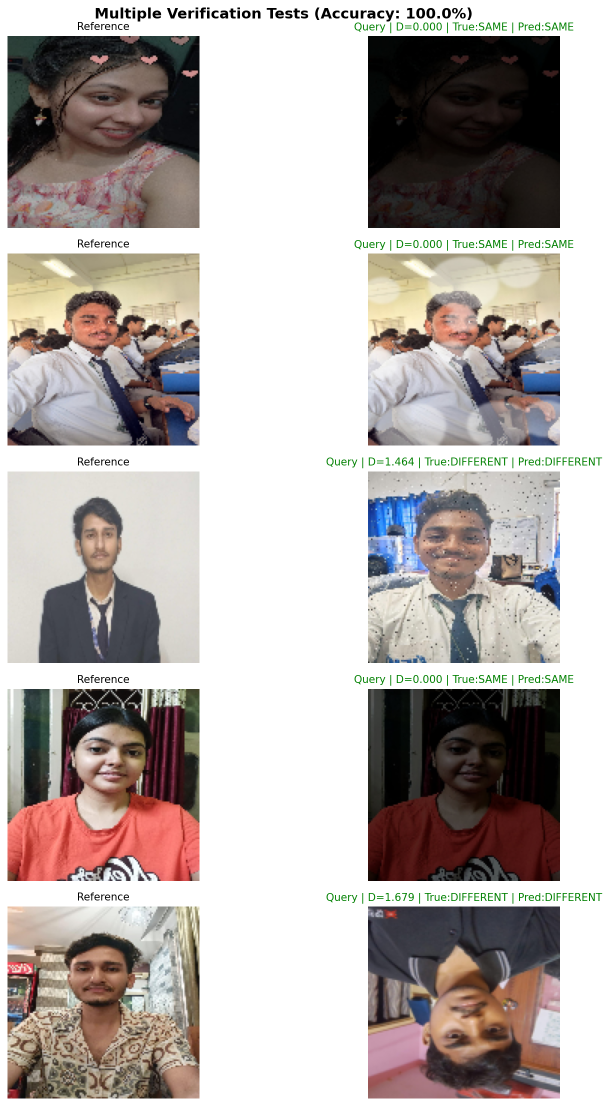
#> input picture multiple_tests.png, 1219 x 2212 px (shown at 1/2 size); its folder holds only this picture in this run
$ python -i utils.py   (imports and definitions only)
#> lines starting #> are read from the running program, lines starting #| are printed output that depends on the picture
#> further down, picture is the input picture: shape (2212, 1219, 3); mean B, G, R 171.4, 174.4, 182.2
"""
Utility functions for Face Verification System
Extracted from Jupyter notebook for Docker deployment
"""

import os
import cv2
import numpy as np
from tensorflow import keras
import tensorflow as tf


# [44 lines left out: functions preprocess_image, load_image, not called in this run]


def detect_and_crop_face(frame, face_cascade_path=None):
    """
    Detect and crop face from frame using Haar Cascade

    Args:
        frame: Input frame (BGR format)
        face_cascade_path: Path to Haar cascade XML (optional)

    Returns:
        cropped_face: Cropped face image (RGB) or None
        bbox: Bounding box (x, y, w, h) or None
    """
    if face_cascade_path is None:
        # Use OpenCV's built-in Haar cascade
        face_cascade_path = cv2.data.haarcascades + 'haarcascade_frontalface_default.xml'

    face_cascade = cv2.CascadeClassifier(face_cascade_path)

    # Convert to grayscale for face detection
    gray = cv2.cvtColor(frame, cv2.COLOR_BGR2GRAY)
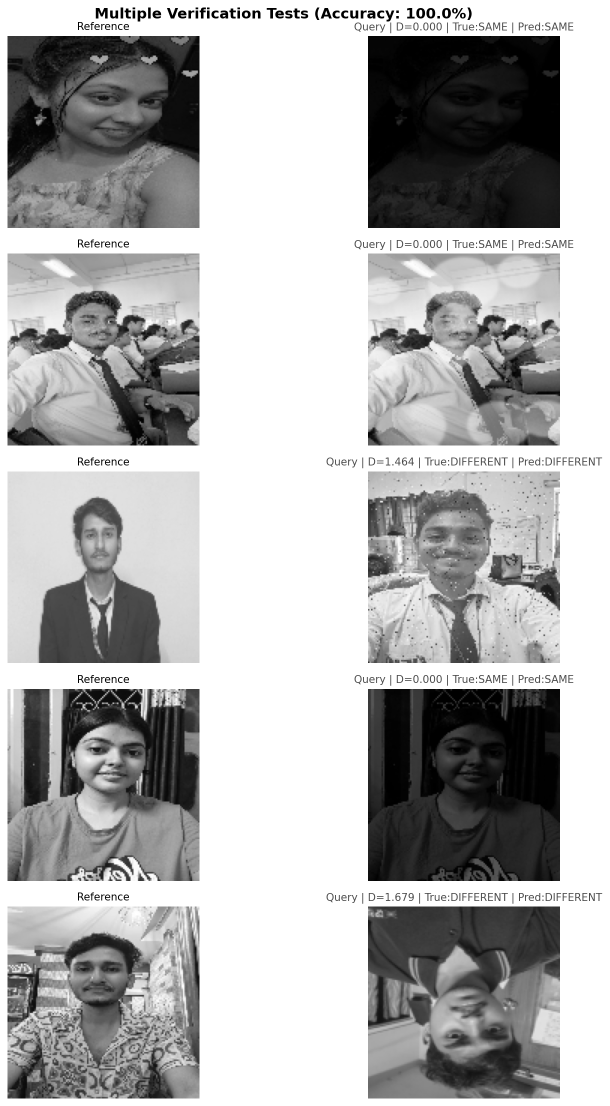
#> gray: shape (2212, 1219) (shown at 1/2 size); min 0, max 255, mean 176.4

    # Detect faces
    faces = face_cascade.detectMultiScale(
        gray,
        scaleFactor=1.1,
        minNeighbors=5,
        minSize=(30, 30)
    )
#> faces = [[151, 603, 98, 98], [146, 1029, 106, 106], [56, 1969, 103, 103], [127, 1886, 135, 135], [866, 1440, 153, 153], [142, 1439, 157, 157], [827, 1010, 159, 159]]

    if len(faces) == 0:
        return None, None

    # Get the largest face
    x, y, w, h = max(faces, key=lambda rect: rect[2] * rect[3])
#> x = 827; y = 1010; w = 159; h = 159

    # Crop face from frame
    face_img = frame[y:y+h, x:x+w]
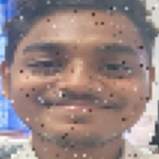
#> face_img: shape (159, 159, 3); mean B, G, R 131.6, 133.3, 152

    # Convert to RGB
    face_rgb = cv2.cvtColor(face_img, cv2.COLOR_BGR2RGB)

    return face_rgb, (x, y, w, h)


# [175 lines left out: functions euclidean_distance, build_gallery_embeddings, identify_face, identify_face_from_frame, index_images_by_person, draw_face_bbox, not called in this run]

>>> import cv2
>>> picture = cv2.imread('multiple_tests.png')
>>> result = detect_and_crop_face(picture)
